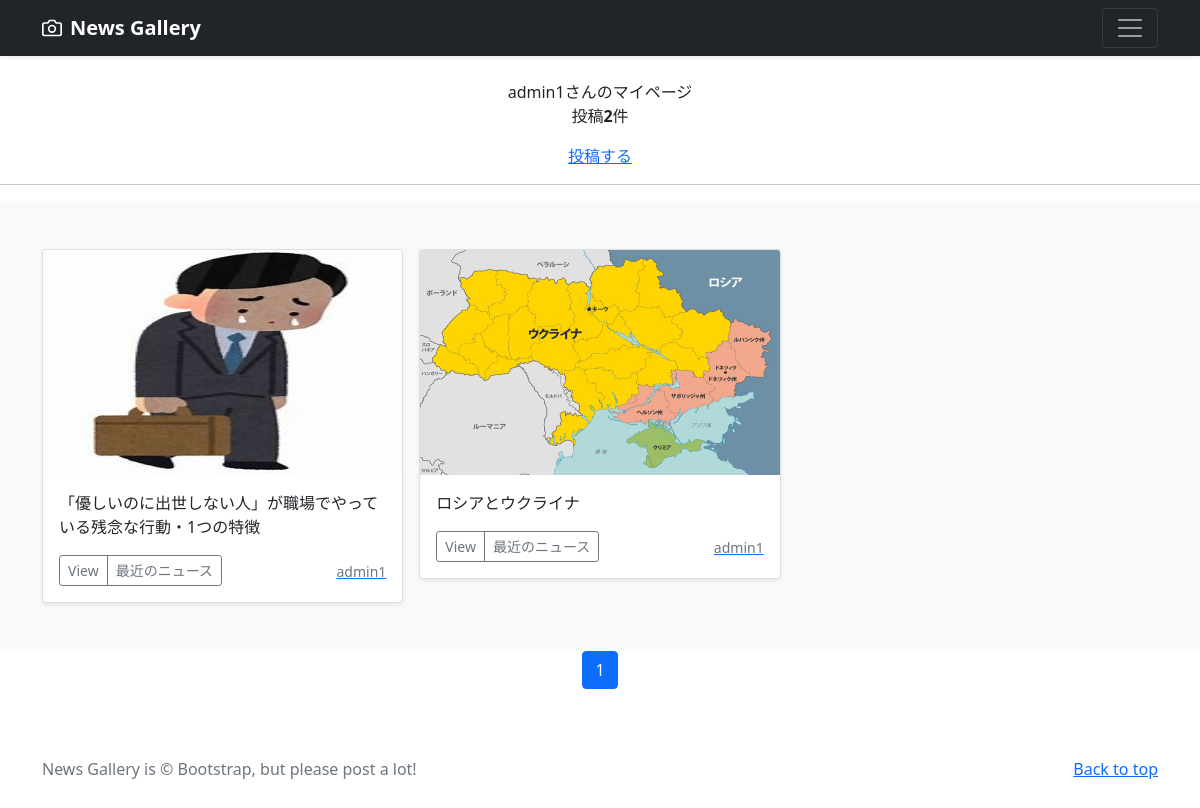
The app's page /mypage/ (signed in) with its own data.
### accounts1/models.py (models this page shows)
class CustomUser(AbstractUser):
    pass

### news/models.py (models this page shows, shortened)
class PhotoPost(models.Model):
    user = models.ForeignKey(
        CustomUser,
        verbose_name='ユーザー',
        on_delete=models.CASCADE
        )
    category = models.ForeignKey(
        Category,
        verbose_name='カテゴリ',
        on_delete=models.PROTECT
        )
    title = models.CharField(
        verbose_name='タイトル', # フィールドのタイトル
        max_length=200        # 最大文字数は200
        )
    comment = models.TextField(
        verbose_name='コメント',  # フィールドのタイトル
        )
    image1 = models.ImageField(
        verbose_name='イメージ1',# フィールドのタイトル
        upload_to = 'news'   # MEDIA_ROOT以下のphotosにファイルを保存
        )
    image2 = models.ImageField(
        verbose_name='イメージ2',# フィールドのタイトル
        upload_to = 'news',  # MEDIA_ROOT以下のphotosにファイルを保存
        blank=True,            # フィールド値の設定は必須でない
        null=True              # データベースにnullが保存されることを許容
        )
    posted_at = models.DateTimeField(
        verbose_name='投稿日時', # フィールドのタイトル
        auto_now_add=True       # 日時を自動追加
        )

class Category(models.Model):
    title = models.CharField(
        verbose_name='カテゴリ', # フィールドのタイトル
        max_length=20)

### news/views.py (the view)
# urls.py: path('mypage/',views.MypageView.as_view(), name = 'mypage'),
class MypageView(ListView):
    template_name ='mypage.html'
    paginate_by = 9
    def get_queryset(self):
      queryset = PhotoPost.objects.filter(
        user=self.request.user).order_by('-posted_at')
      return queryset

### news/templates/mypage.html (shortened to what this page needs)
{% extends 'base.html' %}
        {% block contents %}
        {% if user.is_authenticated %}
        <br>
        <div style="text-align:center"
        <h4>{{user.username}}さんのマイページ</h4>
        {% if object_list.count == 0 %}
            <p>{{user.username}}さんの投稿はありません</p>
        {% else %}
            <p>投稿<strong>{{object_list.count}}</strong>件</p>
        {% endif %}
        <a href = "{% url 'news:post' %}">投稿する</a>
    </div>
    <hr>
    {% endif %}
    {% include "news_list.html" %}
    {% include "pagination.html" %}
    {% endblock %}

### news/templates/base.html (shortened to what this page needs)
{% load static %}
<!doctype html>
<html lang="ja">
  <head>
    <link href="https://cdn.jsdelivr.net/npm/bootstrap@5.0.2/dist/css/bootstrap.min.css"
          rel="stylesheet"
>
  </head>
  <body>
    <header>
      <div class="navbar navbar-dark bg-dark shadow-sm">
        <div class="container">
          <a href="{% url 'news:index' %}"
             class="navbar-brand d-flex align-items-center">
            <strong>News Gallery</strong>
          </a>
          <button class="navbar-toggler"
                  type="button"
                  data-bs-toggle="collapse"
                  data-bs-target="#navbarHeader"
                  aria-controls="navbarHeader"
                  aria-expanded="false"
                  aria-label="Toggle navigation">
            <span class="navbar-toggler-icon"></span>
          </button>
        </div>
      </div>
    </header>
    <main>
      {% block contents %}{% endblock %}
    </main>
    <footer class="text-muted py-5">
      <div class="container">
        <p class="float-end mb-1">
          <a href="#">Back to top</a>
        </p>
        <p class="mb-1">
          <p>News Gallery is &copy; Bootstrap, but please post a lot!</p>
      </div>
    </footer>
  </body>
</html>

### news/templates/news_list.html (shortened to what this page needs)
<div class="album py-5 bg-light">
  <div class="container">
    <div class="row row-cols-1 row-cols-sm-2 row-cols-md-3 g-3">
      {% for record in object_list %}
      <div class="col">
        <div class="card shadow-sm">
          <img src="{{ record.image1.url }}"
               class="bd-placeholder-img card-img-top"
               width="100%" height="225"
               xmlns="http://www.w3.org/2000/svg"
               role="img" aria-label="Placeholder: Thumbnail"
               preserveAspectRatio="xMidYMid slice"
               focusable="false">
               <rect width="100%" height="100%" fill="#55595c"/>
          <div class="card-body">
            <p class="card-text">
              {{record.title}}
            </p>
            <div class="d-flex justify-content-between align-items-center">
              <div class="btn-group">
                <button type="button"
                        class="btn btn-sm btn-outline-secondary"
onclick="location.href='{% url 'news:news_detail' record.pk %}'">
                        View</button>
                <button type="button"
                        class="btn btn-sm btn-outline-secondary"
onclick="location.href='{% url 'news:news_cat' category=record.category.id %}'">
                        {{record.category.title}}</button>
              </div>
              <a href="{% url 'news:user_list' user=record.user.id %}">
                <small class="text-muted">
                  {{record.user.username}}</small>
              </a>
            </div>
          </div>
        </div>
      </div>
      {% endfor %}
    </div>
  </div>
</div>

### news/templates/pagination.html (shortened to what this page needs)
<ul class="pagination"
    style="justify-content:center">
    {% for num in page_obj.paginator.page_range %}
        {% if page_obj.number == num %}
        <li class="page-item active">
            <span class="page-link">{{ num }}</span>
        </li>
        {% endif %}
    {% endfor %}
</ul>

### news/templates/base.html (style rules this page uses)
.bd-placeholder-img { font-size: 1.125rem; text-anchor: middle; -webkit-user-select: none; -moz-user-select: none; user-select: none; }

### records on screen
CustomUser: username "admin1"
PhotoPost: image1 (picture), title "「優しいのに出世しない人」が職場でやっている残念な行動・1つの特徴", category "最近のニュース", user.username "admin1"
PhotoPost: image1 (picture), title "ロシアとウクライナ", category "最近のニュース", user.username "admin1"

### other values on screen
{{ object_list.count }} "2"
{{ num }} "1"
